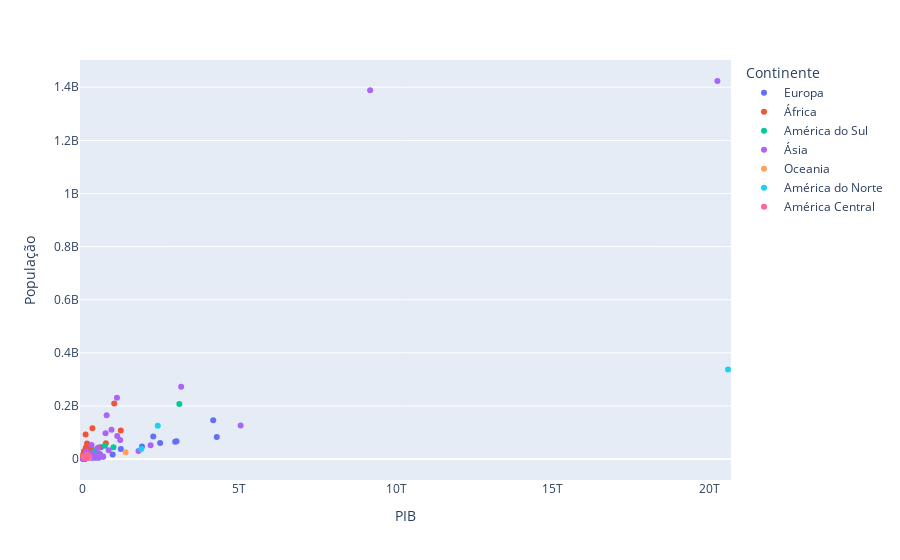
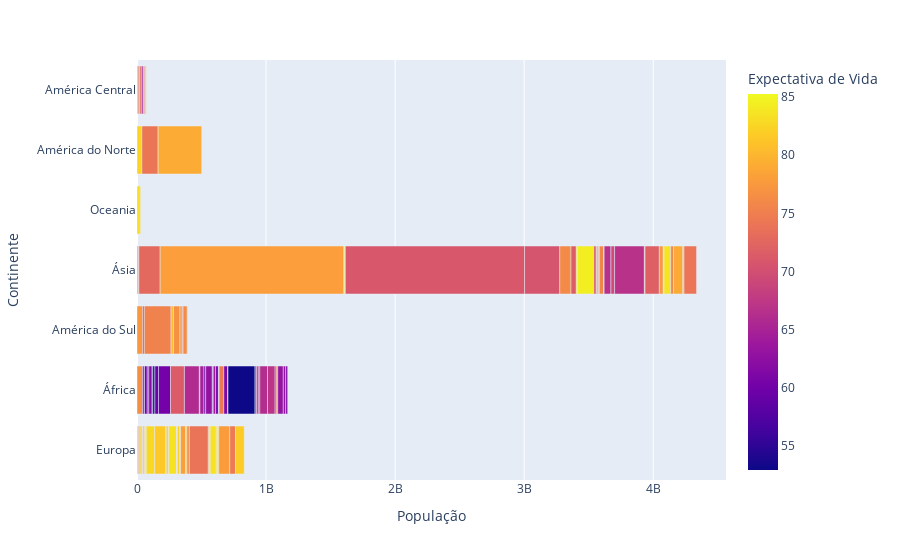
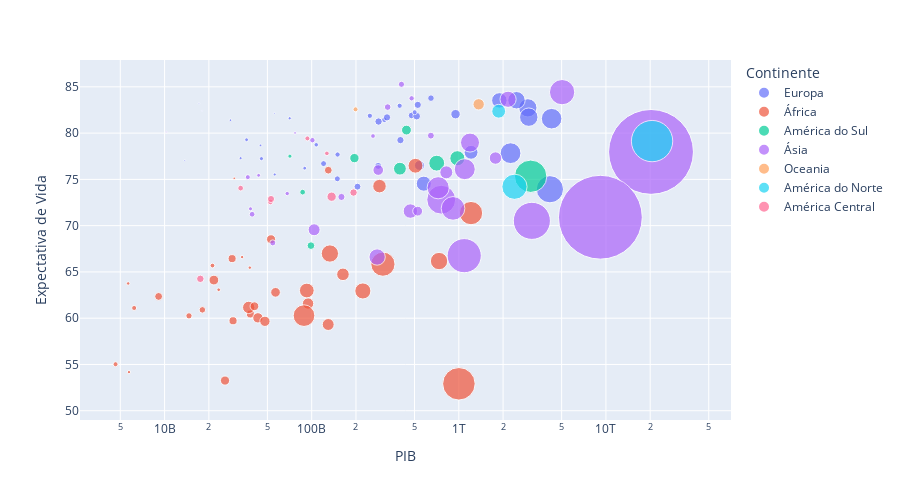

The code cell stored with these charts, in order, in its notebook:
### Code cell
import pandas as pd
import plotly.express as px

dadosMundo = pd.read_excel("TabelaTeste2.xlsx")


#print(coffeeSales.head())
#print(coffeeSales.tail())

#dadosMundo = dadosMundo.drop(columns="Unnamed: 8") # Retira a coluna inutil
# dadosMundo = dadosMundo.drop(columns="Unnamed: 9")
dadosMundo = dadosMundo.drop(columns="Na curva normal, o 3,00 de felicidade representa -2,32 na normal padrão")
dadosMundo = dadosMundo.drop(index=132) #Retira a linha inutil

#print(dadosMundo.info()) #analise das linhas vazias

dadosMundo.dropna() # exclui os valorez vazios.

#print(dadosMundo.info())

# Análise com gráficos

#print(dadosMundo["Analise Indice"].value_counts(normalize=True)) #O normalize faz com que mostre em porcentagem %

#display(dadosMundo["Analise Indice"].value_counts(normalize=True).map("{:.1%}".format)) # Mostra em porcentagem formatada

#criar o grafico
# grafico = px.histogram(dadosMundo, x="Analise Indice") 

#dadosMundo.loc[dadosMundo["PIB"] < 25755519000, "País"] = "Other Countries"

#grafico = px.pie(dadosMundo, values="PIB", names="País", title="Análise do PIB Global")
#exibi-lo
#grafico.show()

#grafico = px.choropleth(dadosMundo, color="PIB", locations="iso_alpha", hover_name="País", height=500)
grafico = px.strip(dadosMundo, x="PIB", y="População", color="Continente", hover_name="País")
grafico.show()

grafico = px.bar(dadosMundo, x= "População", y= "Continente", hover_name="País", color="Expectativa de Vida")
grafico.show()

grafico = px.scatter(dadosMundo, y="Expectativa de Vida", x="PIB", hover_name="País", color="Continente", size="População", size_max=60, log_x=True, height=500 )
grafico.show()

### Figure 1 — Plotly figure (JSON) as saved in the notebook; plotly's stock layout.template omitted (floating-point values rounded to 4 significant figures)
{"data": [{"alignmentgroup": "True", "boxpoints": "all", "fillcolor": "rgba(255,255,255,0)", "hoveron": "points", "hovertemplate": "<b>%{hovertext}</b><br><br>Continente=Europa<br>PIB=%{x}<br>População=%{y}<extra></extra>", "hovertext": ["Albania", "Austria", "Belarus", "Belgium", "Bosnia and Herzegovina", "Bulgaria", "Croatia", "Cyprus", "Czechia", "Denmark", "Estonia", "Finland", "France", "Germany", "Greece", "Hungary", "Iceland", "Ireland", "Italy", "Latvia", "Lithuania", "Luxembourg", "Malta", "Montenegro", "Netherlands", "North Macedonia", "Norway", "Poland", "Portugal", "Romania", "Russia", "Serbia", "Slovakia", "Slovenia", "Spain", "Sweden", "Switzerland", "Turkey", "Ukraine", "United Kingdom"], "legendgroup": "Europa", "line": {"color": "rgba(255,255,255,0)"}, "marker": {"color": "#636efa"}, "name": "Europa", "offsetgroup": "Europa", "orientation": "v", "pointpos": 0, "showlegend": true, "type": "box", "x": [36100000000.0, 477700000000.0, 204800000000.0, 517400000000.0, 45540000000.0, 149400000000.0, 107400000000.0, 28050000000.0, 401100000000.0, 311800000000.0, 44880000000.0, 248600000000.0, 2947000000000.0, 4275000000000.0, 284900000000.0, 283100000000.0, 17970000000.0, 501100000000.0, 2466000000000.0, 56080000000.0, 89640000000.0, 55710000000.0, 17130000000.0, 13720000000.0, 950100000000.0, 32880000000.0, 396300000000.0, 1212000000000.0, 325200000000.0, 540000000000.0, 4161000000000.0, 120400000000.0, 149900000000.0, 70870000000.0, 1887000000000.0, 526200000000.0, 646900000000.0, 2248000000000.0, 578300000000.0, 2990000000000.0], "x0": " ", "xaxis": "x", "y": [2885000.0, 8881000.0, 9435000.0, 11490000.0, 3346000.0, 6975000.0, 3986000.0, 1287000.0, 10550000.0, 5815000.0, 1327000.0, 5522000.0, 65730000.0, 83560000.0, 10720000.0, 9770000.0, 360700.0, 4933000.0, 60130000.0, 1914000.0, 2795000.0, 620200.0, 504000.0, 611700.0, 17540000.0, 1898000.0, 5348000.0, 38230000.0, 10340000.0, 19500000.0, 146500000.0, 6966000.0, 5451000.0, 2083000.0, 47440000.0, 10280000.0, 8578000.0, 85360000.0, 44960000.0, 67110000.0], "y0": " ", "yaxis": "y"}, {"alignmentgroup": "True", "boxpoints": "all", "fillcolor": "rgba(255,255,255,0)", "hoveron": "points", "hovertemplate": "<b>%{hovertext}</b><br><br>Continente=África<br>PIB=%{x}<br>População=%{y}<extra></extra>", "hovertext": ["Algeria", "Benin", "Botswana", "Burkina Faso", "Burundi", "Cameroon", "Central African Republic", "Chad", "Cote d'Ivoire", "Democratic Republic of Congo", "Egypt", "Ethiopia", "Gabon", "Gambia", "Ghana", "Guinea", "Kenya", "Lesotho", "Liberia", "Malawi", "Mali", "Mauritania", "Mauritius", "Morocco", "Mozambique", "Namibia", "Nigeria", "Rwanda", "Senegal", "Sierra Leone", "South Africa", "Tanzania", "Togo", "Tunisia", "Uganda", "Zambia", "Zimbabwe"], "legendgroup": "África", "line": {"color": "rgba(255,255,255,0)"}, "marker": {"color": "#EF553B"}, "name": "África", "offsetgroup": "África", "orientation": "v", "pointpos": 0, "showlegend": true, "type": "box", "x": [507500000000.0, 38300000000.0, 37980000000.0, 43080000000.0, 9110000000.0, 94490000000.0, 4642000000.0, 25760000000.0, 129500000000.0, 88670000000.0, 1211000000000.0, 304900000000.0, 33660000000.0, 5655000000.0, 163100000000.0, 29210000000.0, 222700000000.0, 5727000000.0, 6212000000.0, 21640000000.0, 48090000000.0, 21160000000.0, 29760000000.0, 289000000000.0, 37320000000.0, 23330000000.0, 1002000000000.0, 28780000000.0, 52930000000.0, 14650000000.0, 734100000000.0, 133000000000.0, 18070000000.0, 129700000000.0, 92620000000.0, 56780000000.0, 40830000000.0], "x0": " ", "xaxis": "x", "y": [43290000.0, 12730000.0, 2332000.0, 20960000.0, 12260000.0, 25510000.0, 4945000.0, 16690000.0, 28190000.0, 92950000.0, 107600000.0, 115700000.0, 2268000.0, 2457000.0, 31260000.0, 13030000.0, 51200000.0, 2209000.0, 5044000.0, 19030000.0, 21070000.0, 4468000.0, 1286000.0, 36210000.0, 29880000.0, 2650000.0, 209500000.0, 12780000.0, 16350000.0, 7732000.0, 59590000.0, 59170000.0, 8463000.0, 11880000.0, 43000000.0, 18510000.0, 15270000.0], "y0": " ", "yaxis": "y"}, {"alignmentgroup": "True", "boxpoints": "all", "fillcolor": "rgba(255,255,255,0)", "hoveron": "points", "hovertemplate": "<b>%{hovertext}</b><br><br>Continente=América do Sul<br>PIB=%{x}<br>População=%{y}<extra></extra>", "hovertext": ["Argentina", "Bolivia", "Brazil", "Chile", "Colombia", "Ecuador", "Paraguay", "Peru", "Uruguay"], "legendgroup": "América do Sul", "line": {"color": "rgba(255,255,255,0)"}, "marker": {"color": "#00cc96"}, "name": "América do Sul", "offsetgroup": "América do Sul", "orientation": "v", "pointpos": 0, "showlegend": true, "type": "box", "x": [977400000000.0, 98840000000.0, 3080000000000.0, 440700000000.0, 707700000000.0, 195200000000.0, 86790000000.0, 397800000000.0, 71120000000.0], "x0": " ", "xaxis": "x", "y": [44970000.0, 11670000.0, 207500000.0, 19200000.0, 49910000.0, 17340000.0, 6515000.0, 32450000.0, 3397000.0], "y0": " ", "yaxis": "y"}, {"alignmentgroup": "True", "boxpoints": "all", "fillcolor": "rgba(255,255,255,0)", "hoveron": "points", "hovertemplate": "<b>%{hovertext}</b><br><br>Continente=Ásia<br>PIB=%{x}<br>População=%{y}<extra></extra>", "hovertext": ["Armenia", "Azerbaijan", "Bahrain", "Bangladesh", "China", "Georgia", "Hong Kong", "India", "Indonesia", "Iran", "Iraq", "Israel", "Japan", "Kazakhstan", "Kuwait", "Kyrgyzstan", "Laos", "Lebanon", "Malaysia", "Maldives", "Mongolia", "Myanmar", "Nepal", "Pakistan", "Palestine", "Philippines", "Saudi Arabia", "Singapore", "South Korea", "Sri Lanka", "Thailand", "United Arab Emirates", "Vietnam"], "legendgroup": "Ásia", "line": {"color": "rgba(255,255,255,0)"}, "marker": {"color": "#ab63fa"}, "name": "Ásia", "offsetgroup": "Ásia", "orientation": "v", "pointpos": 0, "showlegend": true, "type": "box", "x": [43580000000.0, 159300000000.0, 77080000000.0, 759500000000.0, 20260000000000.0, 68170000000.0, 407600000000.0, 9171000000000.0, 3138000000000.0, 1098000000000.0, 468600000000.0, 328500000000.0, 5037000000000.0, 525100000000.0, 261100000000.0, 39370000000.0, 54380000000.0, 101100000000.0, 822200000000.0, 10310000000.0, 38380000000.0, 278500000000.0, 103900000000.0, 1089000000000.0, 36790000000.0, 913400000000.0, 1776000000000.0, 477900000000.0, 2163000000000.0, 283400000000.0, 1192000000000.0, 646000000000.0, 724100000000.0], "x0": " ", "xaxis": "x", "y": [2904000.0, 10110000.0, 1486000.0, 164900000.0, 1424000000.0, 3797000.0, 7486000.0, 1389000000.0, 272500000.0, 87050000.0, 41190000.0, 8657000.0, 126700000.0, 19210000.0, 4442000.0, 6494000.0, 7238000.0, 5795000.0, 33440000.0, 487700.0, 3232000.0, 52640000.0, 28410000.0, 230800000.0, 4958000.0, 110800000.0, 30470000.0, 5670000.0, 51770000.0, 22410000.0, 71520000.0, 9378000.0, 97170000.0], "y0": " ", "yaxis": "y"}, {"alignmentgroup": "True", "boxpoints": "all", "fillcolor": "rgba(255,255,255,0)", "hoveron": "points", "hovertemplate": "<b>%{hovertext}</b><br><br>Continente=Oceania<br>PIB=%{x}<br>População=%{y}<extra></extra>", "hovertext": ["Australia", "New Zealand"], "legendgroup": "Oceania", "line": {"color": "rgba(255,255,255,0)"}, "marker": {"color": "#FFA15A"}, "name": "Oceania", "offsetgroup": "Oceania", "orientation": "v", "pointpos": 0, "showlegend": true, "type": "box", "x": [1365000000000.0, 198600000000.0], "x0": " ", "xaxis": "x", "y": [25480000.0, 4989000.0], "y0": " ", "yaxis": "y"}, {"alignmentgroup": "True", "boxpoints": "all", "fillcolor": "rgba(255,255,255,0)", "hoveron": "points", "hovertemplate": "<b>%{hovertext}</b><br><br>Continente=América do Norte<br>PIB=%{x}<br>População=%{y}<extra></extra>", "hovertext": ["Canada", "Mexico", "United States"], "legendgroup": "América do Norte", "line": {"color": "rgba(255,255,255,0)"}, "marker": {"color": "#19d3f3"}, "name": "América do Norte", "offsetgroup": "América do Norte", "orientation": "v", "pointpos": 0, "showlegend": true, "type": "box", "x": [1866000000000.0, 2390000000000.0, 20600000000000.0], "x0": " ", "xaxis": "x", "y": [37780000.0, 125800000.0, 337800000.0], "y0": " ", "yaxis": "y"}, {"alignmentgroup": "True", "boxpoints": "all", "fillcolor": "rgba(255,255,255,0)", "hoveron": "points", "hovertemplate": "<b>%{hovertext}</b><br><br>Continente=América Central<br>PIB=%{x}<br>População=%{y}<extra></extra>", "hovertext": ["Costa Rica", "Dominican Republic", "El Salvador", "Guatemala", "Haiti", "Honduras", "Nicaragua", "Panama"], "legendgroup": "América Central", "line": {"color": "rgba(255,255,255,0)"}, "marker": {"color": "#FF6692"}, "name": "América Central", "offsetgroup": "América Central", "orientation": "v", "pointpos": 0, "showlegend": true, "type": "box", "x": [93490000000.0, 192500000000.0, 52380000000.0, 136600000000.0, 17500000000.0, 52900000000.0, 32890000000.0, 126900000000.0], "x0": " ", "xaxis": "x", "y": [5000000.0, 10890000.0, 6222000.0, 17100000.0, 11110000.0, 9944000.0, 6484000.0, 4235000.0], "y0": " ", "yaxis": "y"}], "layout": {"boxmode": "group", "legend": {"title": {"text": "Continente"}, "tracegroupgap": 0}, "margin": {"t": 60}, "xaxis": {"anchor": "y", "domain": [0, 1], "title": {"text": "PIB"}}, "yaxis": {"anchor": "x", "domain": [0, 1], "title": {"text": "População"}}}}

### Figure 2 — Plotly figure (JSON) as saved in the notebook; plotly's stock layout.template omitted (floating-point values rounded to 4 significant figures; data arrays with more than 128 entries replaced by an {"elided": "..."} marker saying what was removed)
{"data": [{"hovertemplate": "<b>%{hovertext}</b><br><br>População=%{x}<br>Continente=%{y}<br>Expectativa de Vida=%{marker.color}<extra></extra>", "hovertext": {"elided": "135 str values"}, "legendgroup": "", "marker": {"color": {"elided": "135 float values"}, "coloraxis": "coloraxis", "pattern": {"shape": ""}}, "name": "", "orientation": "h", "showlegend": false, "textposition": "auto", "type": "bar", "x": {"elided": "135 float values"}, "xaxis": "x", "y": {"elided": "135 str values"}, "yaxis": "y"}], "layout": {"barmode": "relative", "coloraxis": {"colorbar": {"title": {"text": "Expectativa de Vida"}}, "colorscale": [[0, "#0d0887"], [0.1111, "#46039f"], [0.2222, "#7201a8"], [0.3333, "#9c179e"], [0.4444, "#bd3786"], [0.5556, "#d8576b"], [0.6667, "#ed7953"], [0.7778, "#fb9f3a"], [0.8889, "#fdca26"], [1, "#f0f921"]]}, "legend": {"tracegroupgap": 0}, "margin": {"t": 60}, "xaxis": {"anchor": "y", "domain": [0, 1], "title": {"text": "População"}}, "yaxis": {"anchor": "x", "domain": [0, 1], "title": {"text": "Continente"}}}}

### Figure 3 — Plotly figure (JSON) as saved in the notebook; plotly's stock layout.template omitted (floating-point values rounded to 4 significant figures)
{"data": [{"hovertemplate": "<b>%{hovertext}</b><br><br>Continente=Europa<br>PIB=%{x}<br>Expectativa de Vida=%{y}<br>População=%{marker.size}<extra></extra>", "hovertext": ["Albania", "Austria", "Belarus", "Belgium", "Bosnia and Herzegovina", "Bulgaria", "Croatia", "Cyprus", "Czechia", "Denmark", "Estonia", "Finland", "France", "Germany", "Greece", "Hungary", "Iceland", "Ireland", "Italy", "Latvia", "Lithuania", "Luxembourg", "Malta", "Montenegro", "Netherlands", "North Macedonia", "Norway", "Poland", "Portugal", "Romania", "Russia", "Serbia", "Slovakia", "Slovenia", "Spain", "Sweden", "Switzerland", "Turkey", "Ukraine", "United Kingdom"], "legendgroup": "Europa", "marker": {"color": "#636efa", "size": [2885000.0, 8881000.0, 9435000.0, 11490000.0, 3346000.0, 6975000.0, 3986000.0, 1287000.0, 10550000.0, 5815000.0, 1327000.0, 5522000.0, 65730000.0, 83560000.0, 10720000.0, 9770000.0, 360700.0, 4933000.0, 60130000.0, 1914000.0, 2795000.0, 620200.0, 504000.0, 611700.0, 17540000.0, 1898000.0, 5348000.0, 38230000.0, 10340000.0, 19500000.0, 146500000.0, 6966000.0, 5451000.0, 2083000.0, 47440000.0, 10280000.0, 8578000.0, 85360000.0, 44960000.0, 67110000.0], "sizemode": "area", "sizeref": 395400.0, "symbol": "circle"}, "mode": "markers", "name": "Europa", "orientation": "v", "showlegend": true, "type": "scatter", "x": [36100000000.0, 477700000000.0, 204800000000.0, 517400000000.0, 45540000000.0, 149400000000.0, 107400000000.0, 28050000000.0, 401100000000.0, 311800000000.0, 44880000000.0, 248600000000.0, 2947000000000.0, 4275000000000.0, 284900000000.0, 283100000000.0, 17970000000.0, 501100000000.0, 2466000000000.0, 56080000000.0, 89640000000.0, 55710000000.0, 17130000000.0, 13720000000.0, 950100000000.0, 32880000000.0, 396300000000.0, 1212000000000.0, 325200000000.0, 540000000000.0, 4161000000000.0, 120400000000.0, 149900000000.0, 70870000000.0, 1887000000000.0, 526200000000.0, 646900000000.0, 2248000000000.0, 578300000000.0, 2990000000000.0], "xaxis": "x", "y": [79.28, 81.91, 74.22, 81.83, 77.24, 75.06, 78.74, 81.4, 79.24, 81.43, 78.67, 81.87, 82.73, 81.56, 81.25, 76.45, 82.4, 82.26, 83.55, 75.53, 76.21, 82.14, 83.21, 77.04, 82.05, 77.29, 82.96, 77.93, 81.7, 76.51, 73.93, 76.7, 77.69, 81.6, 83.53, 83.05, 83.78, 77.83, 74.54, 81.72], "yaxis": "y"}, {"hovertemplate": "<b>%{hovertext}</b><br><br>Continente=África<br>PIB=%{x}<br>Expectativa de Vida=%{y}<br>População=%{marker.size}<extra></extra>", "hovertext": ["Algeria", "Benin", "Botswana", "Burkina Faso", "Burundi", "Cameroon", "Central African Republic", "Chad", "Cote d'Ivoire", "Democratic Republic of Congo", "Egypt", "Ethiopia", "Gabon", "Gambia", "Ghana", "Guinea", "Kenya", "Lesotho", "Liberia", "Malawi", "Mali", "Mauritania", "Mauritius", "Morocco", "Mozambique", "Namibia", "Nigeria", "Rwanda", "Senegal", "Sierra Leone", "South Africa", "Tanzania", "Togo", "Tunisia", "Uganda", "Zambia", "Zimbabwe"], "legendgroup": "África", "marker": {"color": "#EF553B", "size": [43290000.0, 12730000.0, 2332000.0, 20960000.0, 12260000.0, 25510000.0, 4945000.0, 16690000.0, 28190000.0, 92950000.0, 107600000.0, 115700000.0, 2268000.0, 2457000.0, 31260000.0, 13030000.0, 51200000.0, 2209000.0, 5044000.0, 19030000.0, 21070000.0, 4468000.0, 1286000.0, 36210000.0, 29880000.0, 2650000.0, 209500000.0, 12780000.0, 16350000.0, 7732000.0, 59590000.0, 59170000.0, 8463000.0, 11880000.0, 43000000.0, 18510000.0, 15270000.0], "sizemode": "area", "sizeref": 395400.0, "symbol": "circle"}, "mode": "markers", "name": "África", "orientation": "v", "showlegend": true, "type": "scatter", "x": [507500000000.0, 38300000000.0, 37980000000.0, 43080000000.0, 9110000000.0, 94490000000.0, 4642000000.0, 25760000000.0, 129500000000.0, 88670000000.0, 1211000000000.0, 304900000000.0, 33660000000.0, 5655000000.0, 163100000000.0, 29210000000.0, 222700000000.0, 5727000000.0, 6212000000.0, 21640000000.0, 48090000000.0, 21160000000.0, 29760000000.0, 289000000000.0, 37320000000.0, 23330000000.0, 1002000000000.0, 28780000000.0, 52930000000.0, 14650000000.0, 734100000000.0, 133000000000.0, 18070000000.0, 129700000000.0, 92620000000.0, 56780000000.0, 40830000000.0], "xaxis": "x", "y": [76.47, 60.45, 65.46, 60.04, 62.35, 61.58, 55.03, 53.26, 59.32, 60.28, 71.36, 65.84, 66.6, 63.75, 64.74, 59.72, 62.94, 54.17, 61.1, 64.12, 59.66, 65.69, 75.12, 74.27, 61.17, 63.08, 52.91, 66.44, 68.53, 60.25, 66.17, 66.99, 60.9, 75.99, 62.99, 62.79, 61.29], "yaxis": "y"}, {"hovertemplate": "<b>%{hovertext}</b><br><br>Continente=América do Sul<br>PIB=%{x}<br>Expectativa de Vida=%{y}<br>População=%{marker.size}<extra></extra>", "hovertext": ["Argentina", "Bolivia", "Brazil", "Chile", "Colombia", "Ecuador", "Paraguay", "Peru", "Uruguay"], "legendgroup": "América do Sul", "marker": {"color": "#00cc96", "size": [44970000.0, 11670000.0, 207500000.0, 19200000.0, 49910000.0, 17340000.0, 6515000.0, 32450000.0, 3397000.0], "sizemode": "area", "sizeref": 395400.0, "symbol": "circle"}, "mode": "markers", "name": "América do Sul", "orientation": "v", "showlegend": true, "type": "scatter", "x": [977400000000.0, 98840000000.0, 3080000000000.0, 440700000000.0, 707700000000.0, 195200000000.0, 86790000000.0, 397800000000.0, 71120000000.0], "xaxis": "x", "y": [77.28, 67.84, 75.34, 80.33, 76.75, 77.3, 73.62, 76.16, 77.51], "yaxis": "y"}, {"hovertemplate": "<b>%{hovertext}</b><br><br>Continente=Ásia<br>PIB=%{x}<br>Expectativa de Vida=%{y}<br>População=%{marker.size}<extra></extra>", "hovertext": ["Armenia", "Azerbaijan", "Bahrain", "Bangladesh", "China", "Georgia", "Hong Kong", "India", "Indonesia", "Iran", "Iraq", "Israel", "Japan", "Kazakhstan", "Kuwait", "Kyrgyzstan", "Laos", "Lebanon", "Malaysia", "Maldives", "Mongolia", "Myanmar", "Nepal", "Pakistan", "Palestine", "Philippines", "Saudi Arabia", "Singapore", "South Korea", "Sri Lanka", "Thailand", "United Arab Emirates", "Vietnam"], "legendgroup": "Ásia", "marker": {"color": "#ab63fa", "size": [2904000.0, 10110000.0, 1486000.0, 164900000.0, 1424000000.0, 3797000.0, 7486000.0, 1389000000.0, 272500000.0, 87050000.0, 41190000.0, 8657000.0, 126700000.0, 19210000.0, 4442000.0, 6494000.0, 7238000.0, 5795000.0, 33440000.0, 487700.0, 3232000.0, 52640000.0, 28410000.0, 230800000.0, 4958000.0, 110800000.0, 30470000.0, 5670000.0, 51770000.0, 22410000.0, 71520000.0, 9378000.0, 97170000.0], "sizemode": "area", "sizeref": 395400.0, "symbol": "circle"}, "mode": "markers", "name": "Ásia", "orientation": "v", "showlegend": true, "type": "scatter", "x": [43580000000.0, 159300000000.0, 77080000000.0, 759500000000.0, 20260000000000.0, 68170000000.0, 407600000000.0, 9171000000000.0, 3138000000000.0, 1098000000000.0, 468600000000.0, 328500000000.0, 5037000000000.0, 525100000000.0, 261100000000.0, 39370000000.0, 54380000000.0, 101100000000.0, 822200000000.0, 10310000000.0, 38380000000.0, 278500000000.0, 103900000000.0, 1089000000000.0, 36790000000.0, 913400000000.0, 1776000000000.0, 477900000000.0, 2163000000000.0, 283400000000.0, 1192000000000.0, 646000000000.0, 724100000000.0], "xaxis": "x", "y": [75.44, 73.1, 80.02, 72.81, 77.97, 73.47, 85.27, 70.91, 70.52, 76.1, 71.58, 82.81, 84.43, 71.57, 79.69, 71.23, 68.14, 79.24, 75.76, 80.12, 71.82, 66.61, 69.56, 66.76, 75.24, 71.86, 77.3, 83.76, 83.66, 76.01, 78.98, 79.73, 74.09], "yaxis": "y"}, {"hovertemplate": "<b>%{hovertext}</b><br><br>Continente=Oceania<br>PIB=%{x}<br>Expectativa de Vida=%{y}<br>População=%{marker.size}<extra></extra>", "hovertext": ["Australia", "New Zealand"], "legendgroup": "Oceania", "marker": {"color": "#FFA15A", "size": [25480000.0, 4989000.0], "sizemode": "area", "sizeref": 395400.0, "symbol": "circle"}, "mode": "markers", "name": "Oceania", "orientation": "v", "showlegend": true, "type": "scatter", "x": [1365000000000.0, 198600000000.0], "xaxis": "x", "y": [83.11, 82.57], "yaxis": "y"}, {"hovertemplate": "<b>%{hovertext}</b><br><br>Continente=América do Norte<br>PIB=%{x}<br>Expectativa de Vida=%{y}<br>População=%{marker.size}<extra></extra>", "hovertext": ["Canada", "Mexico", "United States"], "legendgroup": "América do Norte", "marker": {"color": "#19d3f3", "size": [37780000.0, 125800000.0, 337800000.0], "sizemode": "area", "sizeref": 395400.0, "symbol": "circle"}, "mode": "markers", "name": "América do Norte", "orientation": "v", "showlegend": true, "type": "scatter", "x": [1866000000000.0, 2390000000000.0, 20600000000000.0], "xaxis": "x", "y": [82.36, 74.2, 79.14], "yaxis": "y"}, {"hovertemplate": "<b>%{hovertext}</b><br><br>Continente=América Central<br>PIB=%{x}<br>Expectativa de Vida=%{y}<br>População=%{marker.size}<extra></extra>", "hovertext": ["Costa Rica", "Dominican Republic", "El Salvador", "Guatemala", "Haiti", "Honduras", "Nicaragua", "Panama"], "legendgroup": "América Central", "marker": {"color": "#FF6692", "size": [5000000.0, 10890000.0, 6222000.0, 17100000.0, 11110000.0, 9944000.0, 6484000.0, 4235000.0], "sizemode": "area", "sizeref": 395400.0, "symbol": "circle"}, "mode": "markers", "name": "América Central", "orientation": "v", "showlegend": true, "type": "scatter", "x": [93490000000.0, 192500000000.0, 52380000000.0, 136600000000.0, 17500000000.0, 52900000000.0, 32890000000.0, 126900000000.0], "xaxis": "x", "y": [79.43, 73.58, 72.56, 73.13, 64.25, 72.88, 74.05, 77.81], "yaxis": "y"}], "layout": {"height": 500, "legend": {"itemsizing": "constant", "title": {"text": "Continente"}, "tracegroupgap": 0}, "margin": {"t": 60}, "xaxis": {"anchor": "y", "domain": [0, 1], "title": {"text": "PIB"}, "type": "log"}, "yaxis": {"anchor": "x", "domain": [0, 1], "title": {"text": "Expectativa de Vida"}}}}
